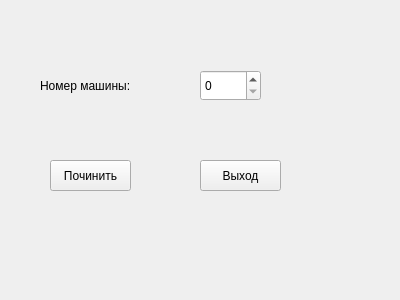
<?xml version="1.0" encoding="UTF-8"?>
<ui version="4.0">
 <class>CarRepair</class>
 <widget class="QWidget" name="CarRepair">
  <property name="geometry">
   <rect>
    <x>0</x>
    <y>0</y>
    <width>400</width>
    <height>300</height>
   </rect>
  </property>
  <property name="windowTitle">
   <string>Form</string>
  </property>
  <widget class="QPushButton" name="pushButton">
   <property name="geometry">
    <rect>
     <x>50</x>
     <y>160</y>
     <width>81</width>
     <height>31</height>
    </rect>
   </property>
   <property name="text">
    <string>Починить</string>
   </property>
  </widget>
  <widget class="QLabel" name="label">
   <property name="geometry">
    <rect>
     <x>40</x>
     <y>70</y>
     <width>111</width>
     <height>31</height>
    </rect>
   </property>
   <property name="text">
    <string>Номер машины:</string>
   </property>
  </widget>
  <widget class="QSpinBox" name="spinBox">
   <property name="geometry">
    <rect>
     <x>200</x>
     <y>70</y>
     <width>61</width>
     <height>31</height>
    </rect>
   </property>
  </widget>
  <widget class="QPushButton" name="pushButton_2">
   <property name="geometry">
    <rect>
     <x>200</x>
     <y>160</y>
     <width>81</width>
     <height>31</height>
    </rect>
   </property>
   <property name="text">
    <string>Выход</string>
   </property>
  </widget>
 </widget>
 <resources/>
 <connections/>
</ui>
